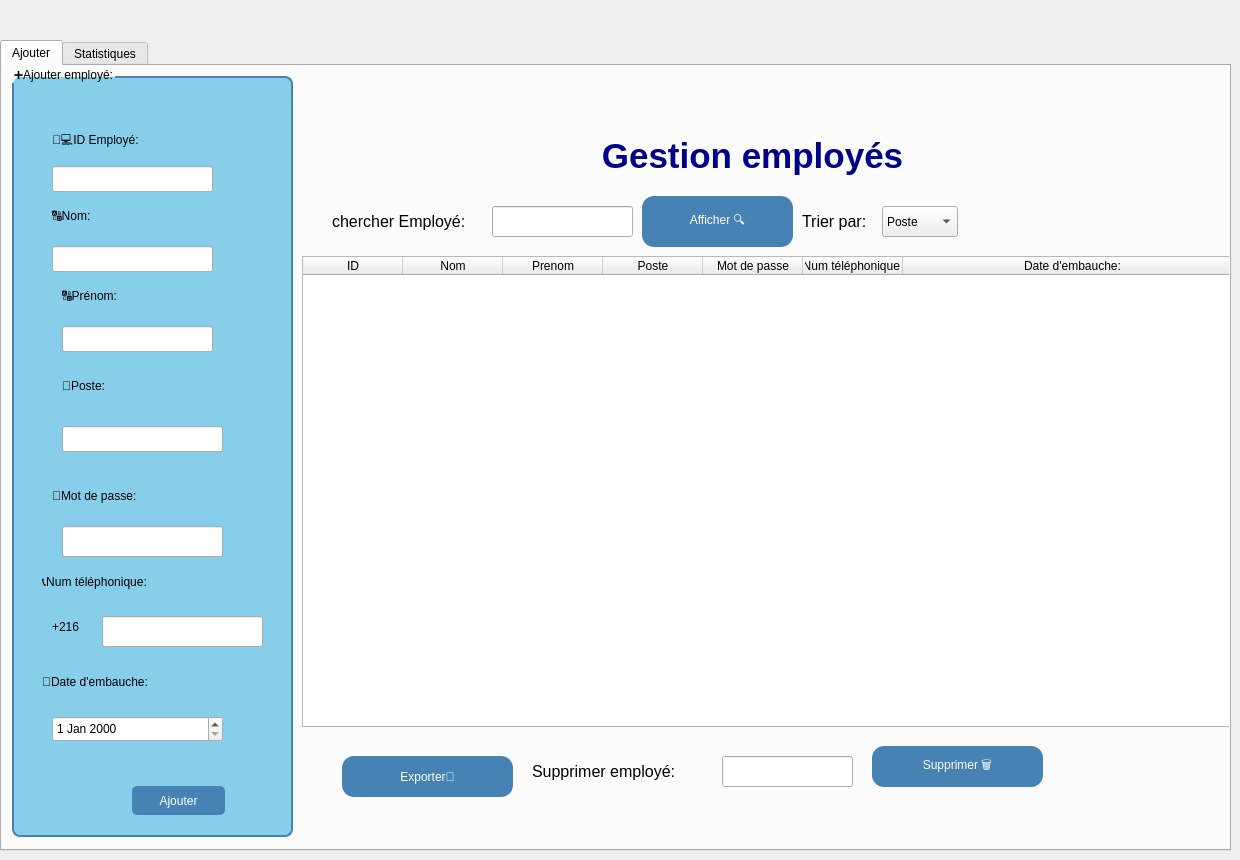
    <widget class="QWidget" name="page_2">
     <widget class="QTabWidget" name="tabWidget_2">
      <property name="geometry">
       <rect>
        <x>0</x>
        <y>40</y>
        <width>1231</width>
        <height>811</height>
       </rect>
      </property>
      <property name="currentIndex">
       <number>0</number>
      </property>
      <widget class="QWidget" name="tab_12">
       <attribute name="title">
        <string>Ajouter</string>
       </attribute>
       <widget class="QGroupBox" name="groupBox_5">
        <property name="geometry">
         <rect>
          <x>10</x>
          <y>0</y>
          <width>281</width>
          <height>771</height>
         </rect>
        </property>
        <property name="styleSheet">
         <string notr="true">QGroupBox {
        font: 900 9pt &quot;Segoe UI&quot;;
        font: 900 9pt &quot;Segoe UI&quot;;
        font: 16pt &quot;Segoe UI&quot;;

        background-color: rgb(135, 206, 235);
    border: 2px solid #4682B4;
    border-radius: 8px;
    margin-top: 10px;
}
QPushButton {
    background-color: #4682B4;
    color: white;
    border-radius: 5px;
    padding: 5px;
}
QPushButton:hover {
    background-color: #5A9BD5;
}</string>
        </property>
        <property name="title">
         <string>➕Ajouter employé:</string>
        </property>
        <widget class="QLabel" name="label_87">
         <property name="geometry">
          <rect>
           <x>40</x>
           <y>60</y>
           <width>161</width>
           <height>31</height>
          </rect>
         </property>
         <property name="styleSheet">
          <string notr="true">font: 12pt &quot;Segoe UI&quot;;</string>
         </property>
         <property name="text">
          <string>👨‍💻ID Employé:</string>
         </property>
        </widget>
        <widget class="QLineEdit" name="lineEdit_24">
         <property name="geometry">
          <rect>
           <x>40</x>
           <y>100</y>
           <width>161</width>
           <height>26</height>
          </rect>
         </property>
        </widget>
        <widget class="QLabel" name="label_88">
         <property name="geometry">
          <rect>
           <x>40</x>
           <y>140</y>
           <width>141</width>
           <height>20</height>
          </rect>
         </property>
         <property name="styleSheet">
          <string notr="true">font: 12pt &quot;Segoe UI&quot;;</string>
         </property>
         <property name="text">
          <string>🔠Nom:</string>
         </property>
        </widget>
        <widget class="QLineEdit" name="lineEdit_25">
         <property name="geometry">
          <rect>
           <x>40</x>
           <y>180</y>
           <width>161</width>
           <height>26</height>
          </rect>
         </property>
        </widget>
        <widget class="QLabel" name="label_89">
         <property name="geometry">
          <rect>
           <x>50</x>
           <y>220</y>
           <width>111</width>
           <height>20</height>
          </rect>
         </property>
         <property name="styleSheet">
          <string notr="true">font: 12pt &quot;Segoe UI&quot;;</string>
         </property>
         <property name="text">
          <string>🔠Prénom:</string>
         </property>
        </widget>
        <widget class="QLineEdit" name="lineEdit_26">
         <property name="geometry">
          <rect>
           <x>50</x>
           <y>260</y>
           <width>151</width>
           <height>26</height>
          </rect>
         </property>
        </widget>
        <widget class="QLabel" name="label_90">
         <property name="geometry">
          <rect>
           <x>50</x>
           <y>310</y>
           <width>121</width>
           <height>20</height>
          </rect>
         </property>
         <property name="styleSheet">
          <string notr="true">font: 12pt &quot;Segoe UI&quot;;</string>
         </property>
         <property name="text">
          <string>💼Poste:</string>
         </property>
        </widget>
        <widget class="QLineEdit" name="lineEdit_27">
         <property name="geometry">
          <rect>
           <x>50</x>
           <y>360</y>
           <width>161</width>
           <height>26</height>
          </rect>
         </property>
        </widget>
        <widget class="QLabel" name="label_91">
         <property name="geometry">
          <rect>
           <x>40</x>
           <y>420</y>
           <width>201</width>
           <height>20</height>
          </rect>
         </property>
         <property name="styleSheet">
          <string notr="true">font: 12pt &quot;Segoe UI&quot;;</string>
         </property>
         <property name="text">
          <string>🔣Mot de passe:</string>
         </property>
        </widget>
        <widget class="QLineEdit" name="lineEdit_28">
         <property name="geometry">
          <rect>
           <x>50</x>
           <y>460</y>
           <width>161</width>
           <height>31</height>
          </rect>
         </property>
        </widget>
        <widget class="QLabel" name="label_92">
         <property name="geometry">
          <rect>
           <x>30</x>
           <y>500</y>
           <width>211</width>
           <height>31</height>
          </rect>
         </property>
         <property name="styleSheet">
          <string notr="true">font: 12pt &quot;Segoe UI&quot;;</string>
         </property>
         <property name="text">
          <string>📞Num téléphonique:</string>
         </property>
        </widget>
        <widget class="QLineEdit" name="lineEdit_29">
         <property name="geometry">
          <rect>
           <x>90</x>
           <y>550</y>
           <width>161</width>
           <height>31</height>
          </rect>
         </property>
        </widget>
        <widget class="QLabel" name="label_93">
         <property name="geometry">
          <rect>
           <x>30</x>
           <y>600</y>
           <width>231</width>
           <height>31</height>
          </rect>
         </property>
         <property name="styleSheet">
          <string notr="true">font: 12pt &quot;Segoe UI&quot;;</string>
         </property>
         <property name="text">
          <string>📆Date d'embauche:</string>
         </property>
        </widget>
        <widget class="QDateEdit" name="dateEdit_5">
         <property name="geometry">
          <rect>
           <x>40</x>
           <y>650</y>
           <width>171</width>
           <height>26</height>
          </rect>
         </property>
         <property name="styleSheet">
          <string notr="true">font: 12pt &quot;Segoe UI&quot;;</string>
         </property>
        </widget>
        <widget class="QPushButton" name="pushButton_26">
         <property name="geometry">
          <rect>
           <x>120</x>
           <y>720</y>
           <width>93</width>
           <height>29</height>
          </rect>
         </property>
         <property name="text">
          <string>Ajouter</string>
         </property>
        </widget>
        <widget class="QLabel" name="label_94">
         <property name="geometry">
          <rect>
           <x>40</x>
           <y>550</y>
           <width>61</width>
           <height>21</height>
          </rect>
         </property>
         <property name="styleSheet">
          <string notr="true">font: 12pt &quot;Segoe UI&quot;;</string>
         </property>
         <property name="text">
          <string>+216</string>
         </property>
        </widget>
       </widget>
       <widget class="QTableWidget" name="tableWidget_5">
        <property name="geometry">
         <rect>
          <x>300</x>
          <y>190</y>
          <width>941</width>
          <height>471</height>
         </rect>
        </property>
        <property name="styleSheet">
         <string notr="true">background-color: #00008B;   /* أزرق غامق */
    color: white;                /* النص أبيض */
    gridline-color: white;       /* لون الخطوط */
    border-radius: 8px;          /* حواف مستديرة */
}
QHeaderView::section {
    background-color: #34495e;   /* رمادي غامق للـ header */
    color: white;
    padding: 4px;
    border: 1px solid #2c3e50;
</string>
        </property>
        <attribute name="horizontalHeaderStretchLastSection">
         <bool>true</bool>
        </attribute>
        <attribute name="verticalHeaderShowSortIndicator" stdset="0">
         <bool>true</bool>
        </attribute>
        <attribute name="verticalHeaderStretchLastSection">
         <bool>false</bool>
        </attribute>
        <column>
         <property name="text">
          <string>ID</string>
         </property>
        </column>
        <column>
         <property name="text">
          <string>Nom</string>
         </property>
        </column>
        <column>
         <property name="text">
          <string>Prenom</string>
         </property>
        </column>
        <column>
         <property name="text">
          <string>Poste</string>
         </property>
        </column>
        <column>
         <property name="text">
          <string>Mot de passe</string>
         </property>
        </column>
        <column>
         <property name="text">
          <string>Num téléphonique:</string>
         </property>
        </column>
        <column>
         <property name="text">
          <string>Date d'embauche:</string>
         </property>
        </column>
       </widget>
       <widget class="QLabel" name="label_95">
        <property name="geometry">
         <rect>
          <x>490</x>
          <y>60</y>
          <width>521</width>
          <height>61</height>
         </rect>
        </property>
        <property name="styleSheet">
         <string notr="true">
font: 48pt &quot;Segoe UI&quot;;</string>
        </property>
        <property name="text">
         <string>&lt;html&gt;&lt;head/&gt;&lt;body&gt;&lt;p align=&quot;center&quot;&gt;&lt;span style=&quot; font-size:26pt; font-weight:700; color:#00008b;&quot;&gt;Gestion employés&lt;/span&gt;&lt;/p&gt;&lt;/body&gt;&lt;/html&gt;</string>
        </property>
       </widget>
       <widget class="QPushButton" name="pushButton_27">
        <property name="geometry">
         <rect>
          <x>640</x>
          <y>130</y>
          <width>151</width>
          <height>51</height>
         </rect>
        </property>
        <property name="styleSheet">
         <string notr="true">background-color: rgb(70, 130, 180);
font: 14pt &quot;Segoe UI&quot;;
font: 900 12pt &quot;Segoe UI&quot;;

    color: white;                /* لون النص */
    border-radius: 12px;         /* الحواف مدوّرة */
    padding: 8px 16px;</string>
        </property>
        <property name="text">
         <string>Afficher 🔍</string>
        </property>
       </widget>
       <widget class="QLineEdit" name="lineEdit_30">
        <property name="geometry">
         <rect>
          <x>490</x>
          <y>140</y>
          <width>141</width>
          <height>31</height>
         </rect>
        </property>
        <property name="text">
         <string/>
        </property>
       </widget>
       <widget class="QLabel" name="label_96">
        <property name="geometry">
         <rect>
          <x>330</x>
          <y>140</y>
          <width>171</width>
          <height>31</height>
         </rect>
        </property>
        <property name="text">
         <string>&lt;html&gt;&lt;head/&gt;&lt;body&gt;&lt;p&gt;&lt;span style=&quot; font-size:12pt;&quot;&gt;chercher Employé:&lt;/span&gt;&lt;/p&gt;&lt;/body&gt;&lt;/html&gt;</string>
        </property>
       </widget>
       <widget class="QPushButton" name="pushButton_28">
        <property name="geometry">
         <rect>
          <x>870</x>
          <y>680</y>
          <width>171</width>
          <height>41</height>
         </rect>
        </property>
        <property name="styleSheet">
         <string notr="true">background-color: rgb(70, 130, 180);
font: 14pt &quot;Segoe UI&quot;;
font: 900 12pt &quot;Segoe UI&quot;;

    color: white;                /* لون النص */
    border-radius: 12px;         /* الحواف مدوّرة */
    padding: 8px 16px;</string>
        </property>
        <property name="text">
         <string>Supprimer 🗑</string>
        </property>
       </widget>
       <widget class="QLineEdit" name="lineEdit_31">
        <property name="geometry">
         <rect>
          <x>720</x>
          <y>690</y>
          <width>131</width>
          <height>31</height>
         </rect>
        </property>
       </widget>
       <widget class="QLabel" name="label_97">
        <property name="geometry">
         <rect>
          <x>530</x>
          <y>690</y>
          <width>181</width>
          <height>31</height>
         </rect>
        </property>
        <property name="text">
         <string>&lt;html&gt;&lt;head/&gt;&lt;body&gt;&lt;p&gt;&lt;span style=&quot; font-size:12pt;&quot;&gt;Supprimer employé:&lt;/span&gt;&lt;/p&gt;&lt;/body&gt;&lt;/html&gt;</string>
        </property>
       </widget>
       <widget class="QLabel" name="label_98">
        <property name="geometry">
         <rect>
          <x>800</x>
          <y>140</y>
          <width>91</width>
          <height>31</height>
         </rect>
        </property>
        <property name="text">
         <string>&lt;html&gt;&lt;head/&gt;&lt;body&gt;&lt;p&gt;&lt;span style=&quot; font-size:12pt;&quot;&gt;Trier par:&lt;/span&gt;&lt;/p&gt;&lt;/body&gt;&lt;/html&gt;</string>
        </property>
       </widget>
       <widget class="QComboBox" name="comboBox_8">
        <property name="geometry">
         <rect>
          <x>880</x>
          <y>140</y>
          <width>76</width>
          <height>31</height>
         </rect>
        </property>
        <item>
         <property name="text">
          <string>Poste </string>
         </property>
        </item>
        <item>
         <property name="text">
          <string>ID</string>
         </property>
        </item>
        <item>
         <property name="text">
          <string/>
         </property>
        </item>
       </widget>
       <widget class="QPushButton" name="pushButton_29">
        <property name="geometry">
         <rect>
          <x>340</x>
          <y>690</y>
          <width>171</width>
          <height>41</height>
         </rect>
        </property>
        <property name="styleSheet">
         <string notr="true">background-color: rgb(70, 130, 180);
font: 14pt &quot;Segoe UI&quot;;
font: 900 12pt &quot;Segoe UI&quot;;

    color: white;                /* لون النص */
    border-radius: 12px;         /* الحواف مدوّرة */
    padding: 8px 16px;</string>
        </property>
        <property name="text">
         <string>Exporter📑</string>
        </property>
       </widget>
       <widget class="QCheckBox" name="checkBox_27">
        <property name="geometry">
         <rect>
          <x>1270</x>
          <y>470</y>
          <width>91</width>
          <height>24</height>
         </rect>
        </property>
        <property name="text">
         <string>🖌</string>
        </property>
       </widget>
      </widget>
      <widget class="QWidget" name="tab_13">
       <attribute name="title">
        <string>Statistiques</string>
       </attribute>
       <widget class="QLabel" name="label_100">
        <property name="geometry">
         <rect>
          <x>290</x>
          <y>90</y>
          <width>751</width>
          <height>131</height>
         </rect>
        </property>
        <property name="text">
         <string/>
        </property>
        <property name="pixmap">
         <pixmap>../Capture d'écran 2025-09-29 142122.png</pixmap>
        </property>
       </widget>
      </widget>
     </widget>
    </widget>
